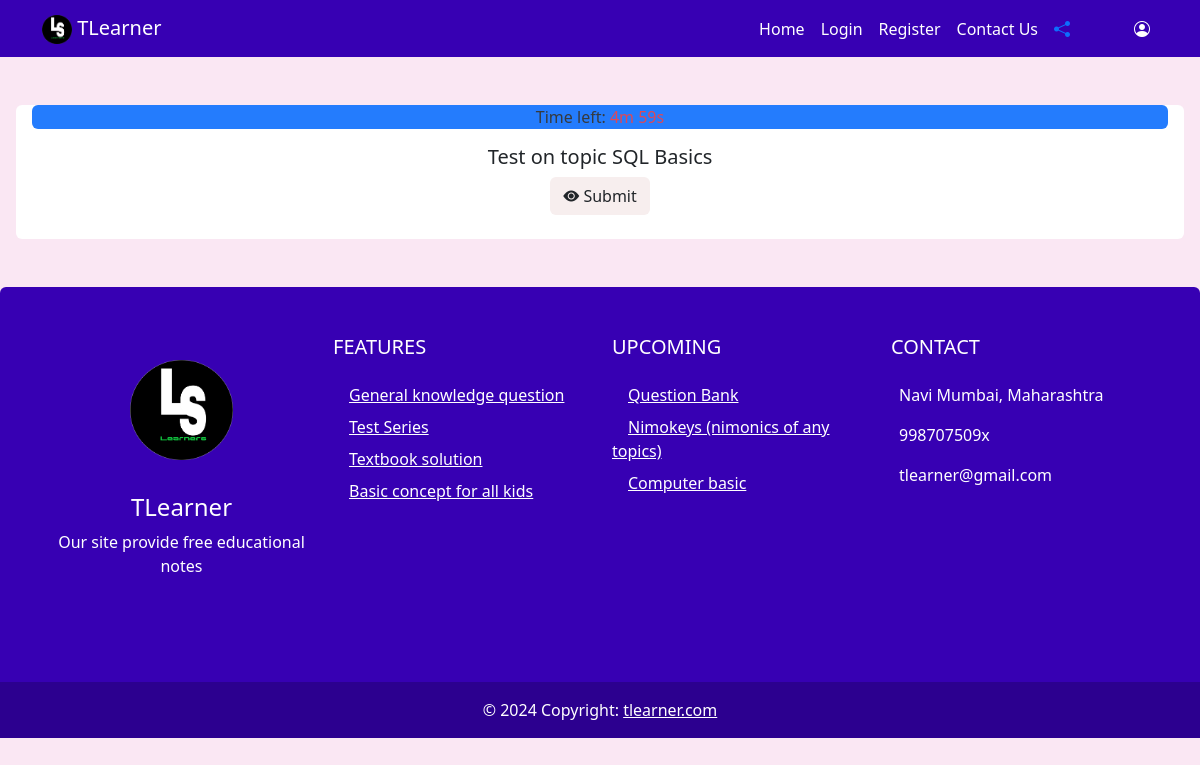
Before: /test_question.php?id=SQL Basics with the older database file.
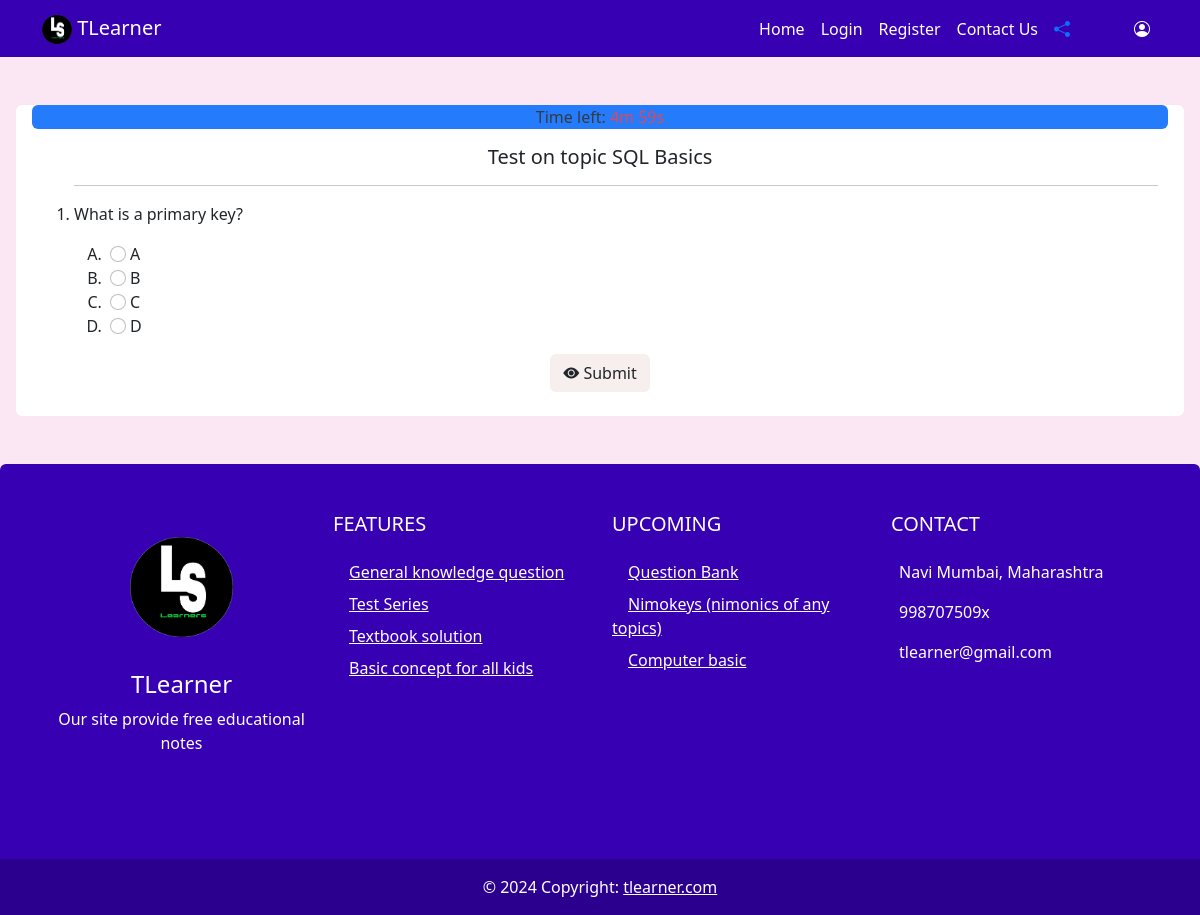
After: the same page with the newer database file.
### tables this page shows
CREATE TABLE `test_data` (
  `id` int(11) NOT NULL,
  `test_topic` varchar(50) NOT NULL,
  `test_question` text NOT NULL,
  `test_option1` varchar(100) NOT NULL,
  `test_option2` varchar(100) NOT NULL,
  `test_option3` varchar(100) NOT NULL,
  `test_option4` varchar(100) NOT NULL,
  `test_answer` varchar(100) NOT NULL,
  `test_explanation` text NOT NULL,
  `test_time` int(30) NOT NULL
);

### test_question.php (the view, shortened to what this page needs)
<!DOCTYPE html>
<html lang="en">
<head>
    <link href="https://cdn.jsdelivr.net/npm/bootstrap@5.2.1/dist/css/bootstrap.min.css" rel="stylesheet"
 />
    <link rel="stylesheet" href="https://cdn.jsdelivr.net/npm/bootstrap-icons@1.11.1/font/bootstrap-icons.css" />
    <link rel="stylesheet" href="style.css">
</head>
<body>
    <header>
        <?php
        include('header.php');
        ?>
    </header>
    <main>
        <div class="m-1 m-lg-3 rounded-2" style="background-color:white">
            <p class="m-3 sticky-top text-center rounded bg-primary" style="opacity: 90%;">Time left:
                <span id="timer" class="text-danger text-center"></span>
            </p>
            <?php
        $topic=$_GET["id"];
        include('config.php');
        $sql="SELECT * FROM `test_data` WHERE `test_topic`='$topic';";
        $result=mysqli_query($conn,$sql);
        echo "<h1 class='h5 text-center mt-2'>Test on topic {$topic}</h1>";
        if (mysqli_num_rows($result)>0) {
         echo "<div class='container mt-2'>";
         echo "<form action='process_test.php' method='post' id='testForm'><ol type='1'>";
            while ($rows = mysqli_fetch_assoc($result)) {
                echo "<hr />";
                echo "<li><p>{$rows['test_question']}</p></li>";
                echo "<ol type='A'>
                    <li><input class='form-check-input  mx-1' name='r{$rows['id']}' type='radio' value='{$rows['test_option1']}' id='checkbox1'>{$rows['test_option1']}</li>
                    <li><input class='form-check-input  mx-1' name='r{$rows['id']}' type='radio' value='{$rows['test_option2']}' id='checkbox2'>{$rows['test_option2']}</li>
                    <li><input class='form-check-input  mx-1' name='r{$rows['id']}' type='radio' value='{$rows['test_option3']}' id='checkbox3'>{$rows['test_option3']}</li>
                    <li><input class='form-check-input  mx-1' name='r{$rows['id']}' type='radio' value='{$rows['test_option4']}' id='checkbox4'>{$rows['test_option4']}</li>
                </ol>";
            }
          echo "</ol></div>";
        }
        ?>
            <div class=' text-center mb-4'>
                <button class="btn mb-4" style="background-color: #f7eeee" type="submit">
                    <i class="bi bi-eye-fill"></i> Submit
                </button>
            </div>
        </div>
    </main>
    <footer>
        <?php
  include('footer.php');
  ?>
    </footer>
</body>
</html>

Changed rows visible on the page:
added test_data: test_question "What is a primary key?", test_option1 "A", test_option2 "B", test_option3 "C", test_option4 "D"
